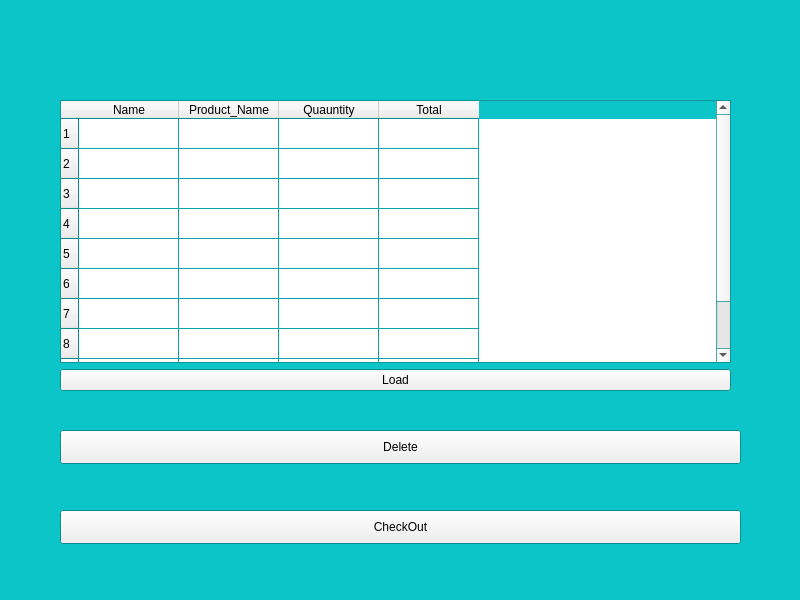
<?xml version="1.0" encoding="UTF-8"?>
<ui version="4.0">
 <class>MainWindow</class>
 <widget class="QMainWindow" name="MainWindow">
  <property name="geometry">
   <rect>
    <x>0</x>
    <y>0</y>
    <width>800</width>
    <height>600</height>
   </rect>
  </property>
  <property name="palette">
   <palette>
    <active>
     <colorrole role="Base">
      <brush brushstyle="SolidPattern">
       <color alpha="255">
        <red>255</red>
        <green>255</green>
        <blue>255</blue>
       </color>
      </brush>
     </colorrole>
     <colorrole role="Window">
      <brush brushstyle="SolidPattern">
       <color alpha="255">
        <red>12</red>
        <green>197</green>
        <blue>200</blue>
       </color>
      </brush>
     </colorrole>
    </active>
    <inactive>
     <colorrole role="Base">
      <brush brushstyle="SolidPattern">
       <color alpha="255">
        <red>255</red>
        <green>255</green>
        <blue>255</blue>
       </color>
      </brush>
     </colorrole>
     <colorrole role="Window">
      <brush brushstyle="SolidPattern">
       <color alpha="255">
        <red>12</red>
        <green>197</green>
        <blue>200</blue>
       </color>
      </brush>
     </colorrole>
    </inactive>
    <disabled>
     <colorrole role="Base">
      <brush brushstyle="SolidPattern">
       <color alpha="255">
        <red>12</red>
        <green>197</green>
        <blue>200</blue>
       </color>
      </brush>
     </colorrole>
     <colorrole role="Window">
      <brush brushstyle="SolidPattern">
       <color alpha="255">
        <red>12</red>
        <green>197</green>
        <blue>200</blue>
       </color>
      </brush>
     </colorrole>
    </disabled>
   </palette>
  </property>
  <property name="windowTitle">
   <string>MainWindow</string>
  </property>
  <widget class="QWidget" name="centralwidget">
   <widget class="QPushButton" name="delete_item">
    <property name="geometry">
     <rect>
      <x>60</x>
      <y>430</y>
      <width>681</width>
      <height>34</height>
     </rect>
    </property>
    <property name="text">
     <string>Delete</string>
    </property>
   </widget>
   <widget class="QPushButton" name="checkout_item">
    <property name="geometry">
     <rect>
      <x>60</x>
      <y>510</y>
      <width>681</width>
      <height>34</height>
     </rect>
    </property>
    <property name="text">
     <string>CheckOut</string>
    </property>
   </widget>
   <widget class="QWidget" name="">
    <property name="geometry">
     <rect>
      <x>60</x>
      <y>100</y>
      <width>671</width>
      <height>291</height>
     </rect>
    </property>
    <layout class="QVBoxLayout" name="verticalLayout">
     <item>
      <widget class="QTableWidget" name="order_table">
       <property name="rowCount">
        <number>10</number>
       </property>
       <row/>
       <row/>
       <row/>
       <row/>
       <row/>
       <row/>
       <row/>
       <row/>
       <row/>
       <row/>
       <column>
        <property name="text">
         <string>Name</string>
        </property>
       </column>
       <column>
        <property name="text">
         <string>Product_Name</string>
        </property>
       </column>
       <column>
        <property name="text">
         <string>Quauntity</string>
        </property>
       </column>
       <column>
        <property name="text">
         <string>Total</string>
        </property>
       </column>
      </widget>
     </item>
     <item>
      <widget class="QPushButton" name="load_item">
       <property name="text">
        <string>Load</string>
       </property>
      </widget>
     </item>
    </layout>
   </widget>
  </widget>
 </widget>
 <resources/>
 <connections/>
</ui>
